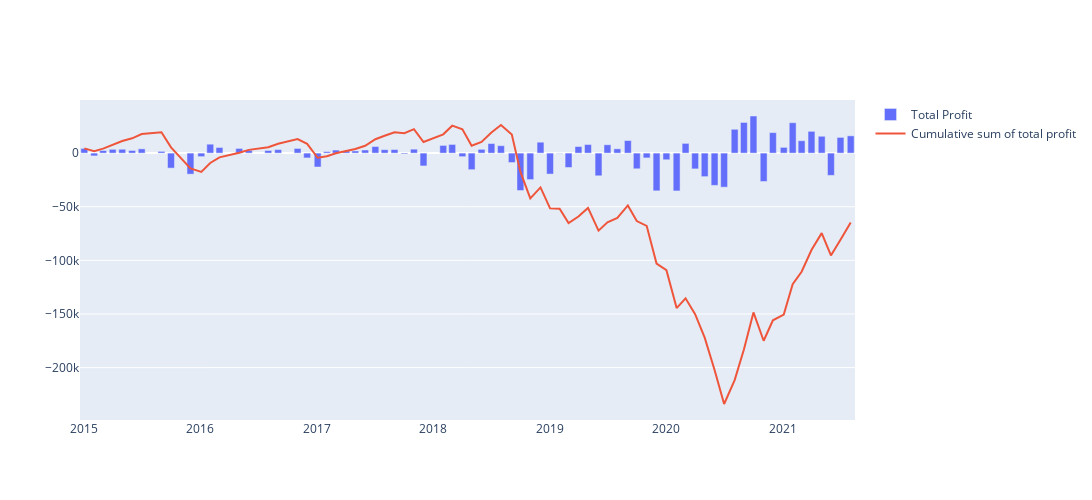

Notebook code cell kept with this figure:
### Code cell
df1 = short_IC_5_10.groupby(by = ['Trans_Date', 'Exp_date'])['Total Profit/Loss'].sum().reset_index()
fig = make_subplots()

fig.add_trace(go.Bar(x=df1['Trans_Date'], y=df1['Total Profit/Loss'], name = 'Total Profit'))
fig.add_trace(go.Line(x=df1['Trans_Date'], y=df1['Total Profit/Loss'].cumsum(), name = 'Cumulative sum of total profit'))

fig.update_layout(height=500, width=1100)
fig.show()
